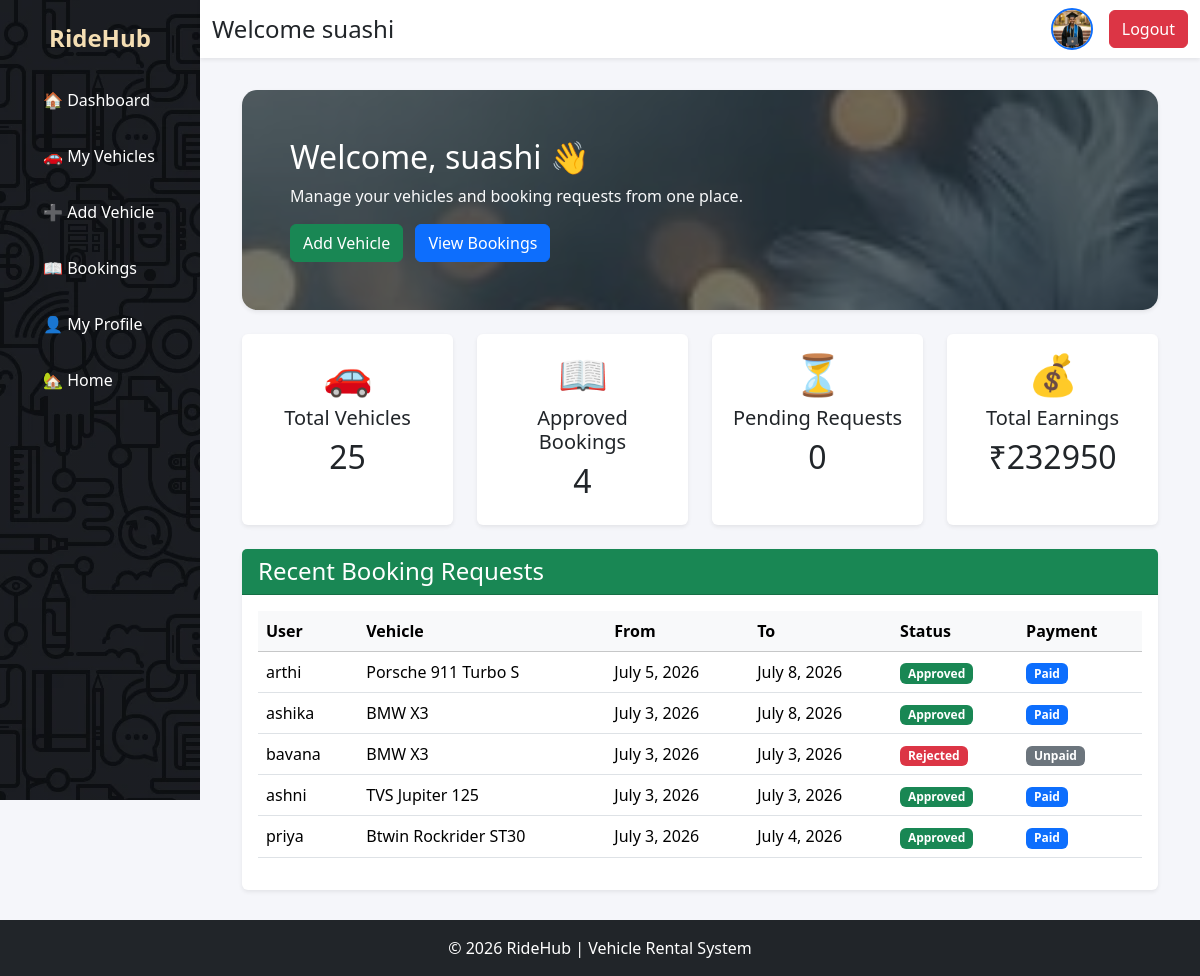
Page /owner-dashboard/ (signed in) on the committed database.
### vehicle/models.py (models this page shows, shortened)
class Owner(models.Model):
    user=models.OneToOneField(User,on_delete=models.CASCADE)
    profile_picture=models.ImageField(upload_to="owner_profiles/",blank=True,null=True)
    def orders_received(self):
        return Booking.objects.filter(
            vehicle__owner=self.user
        ).count()
    orders_received.short_description="Orders Received"

class Booking(models.Model):
    STATUS=(
        ('Pending','Pending'),
        ('Approved','Approved'),
        ('Rejected','Rejected'),
    )
    user=models.ForeignKey(User,on_delete=models.CASCADE)
    vehicle=models.ForeignKey(Vehicle,on_delete=models.CASCADE)
    from_date=models.DateField()
    to_date=models.DateField()
    days=models.IntegerField(default=0)
    total_price=models.IntegerField(default=0)
    status=models.CharField(max_length=20,choices=STATUS,default='Pending')
    booked_on=models.DateTimeField(auto_now_add=True)
    payment_status = models.CharField(max_length=20, default="Unpaid")
    payment_method = models.CharField(max_length=30, blank=True)
    transaction_id = models.CharField(max_length=50, blank=True)

class Vehicle(models.Model):
    VEHICLE_TYPES=(
        ('Car','Car'),
        ('Bike','Bike'),
        ('Auto','Auto'),
    )
    owner=models.ForeignKey(User,on_delete=models.CASCADE)
    vehicle_type=models.CharField(max_length=20,choices=VEHICLE_TYPES)
    company=models.CharField(max_length=100)
    model=models.CharField(max_length=100)
    number=models.CharField(max_length=20)
    rent=models.IntegerField()
    image=models.ImageField(upload_to='vehicles/')
    available=models.BooleanField(default=True)

### vehicle/views.py (the view)
# urls.py: path('owner-dashboard/',views.owner_dashboard,name='owner_dashboard'),
@login_required
def owner_dashboard(request):
    owner = Owner.objects.get(user=request.user)
    vehicles=Vehicle.objects.filter(owner=request.user)
    approved_bookings=Booking.objects.filter(
        vehicle__owner=request.user,
        status="Approved",
        payment_status="Paid"
    )
    pending_bookings=Booking.objects.filter(
        vehicle__owner=request.user,
        status="Pending"
    )
    recent_bookings=Booking.objects.filter(
        vehicle__owner=request.user
    ).order_by("-booked_on")[:5]
    recent_vehicles=vehicles.order_by("-id")[:4]
    total_earnings=approved_bookings.aggregate(
        Sum("total_price")
    )["total_price__sum"] or 0
    return render(request,"owner_dashboard.html",{
        "owner": owner,
        "total_vehicles":vehicles.count(),
        "total_bookings":approved_bookings.count(),
        "pending_requests":pending_bookings.count(),
        "total_earnings":total_earnings,
        "recent_bookings":recent_bookings,
        "recent_vehicles":recent_vehicles
    })

### vehicle/templates/owner_dashboard.html (shortened to what this page needs)
{% extends 'owner_base.html' %}
{% block content %}
<div class="hero-banner p-5 shadow-sm mb-4">
<h2>Welcome, {{ request.user.username }} 👋</h2>
<p class="text-light mb-3">
Manage your vehicles and booking requests from one place.
</p>
<a href="{% url 'add_vehicle' %}" class="btn btn-success me-2">
Add Vehicle
</a>
<a href="{% url 'owner_bookings' %}" class="btn btn-primary">
View Bookings
</a>
</div>
<div class="row">
<div class="col-md-3 mb-4">
<div class="card dashboard-card shadow-sm border-0 text-center h-100">
<div class="card-body">
<h1>🚗</h1>
<h5>Total Vehicles</h5>
<h2>{{ total_vehicles }}</h2>
</div>
</div>
</div>
<div class="col-md-3 mb-4">
<div class="card dashboard-card shadow-sm border-0 text-center h-100">
<div class="card-body">
<h1>📖</h1>
<h5>Approved Bookings</h5>
<h2>{{ total_bookings }}</h2>
</div>
</div>
</div>
<div class="col-md-3 mb-4">
<div class="card dashboard-card shadow-sm border-0 text-center h-100">
<div class="card-body">
<h1>⏳</h1>
<h5>Pending Requests</h5>
<h2>{{ pending_requests }}</h2>
</div>
</div>
</div>
<div class="col-md-3 mb-4">
<div class="card dashboard-card shadow-sm border-0 text-center h-100">
<div class="card-body">
<h1>💰</h1>
<h5>Total Earnings</h5>
<h2>₹{{ total_earnings }}</h2>
</div>
</div>
</div>
</div>
<div class="card shadow-sm border-0">
<div class="card-header bg-success text-white">
<h4 class="mb-0">
Recent Booking Requests
</h4>
</div>
<div class="card-body">
{% if recent_bookings %}
<div class="table-responsive">
<table class="table table-hover align-middle">
<thead class="table-light">
<tr>
<th>User</th>
<th>Vehicle</th>
<th>From</th>
<th>To</th>
<th>Status</th>
<th>Payment</th>
</tr>
</thead>
<tbody>
{% for b in recent_bookings %}
<tr>
<td>{{ b.user.username }}</td>
<td>{{ b.vehicle.company }} {{ b.vehicle.model }}</td>
<td>{{ b.from_date }}</td>
<td>{{ b.to_date }}</td>
<td>
{% if b.status == "Approved" %}
<span class="badge bg-success">
Approved
</span>
{% elif b.status == "Rejected" %}
<span class="badge bg-danger">
Rejected
</span>
{% else %}
<span class="badge bg-warning text-dark">
Pending
</span>
{% endif %}
</td>
<td>
{% if b.payment_status == "Paid" %}
<span class="badge bg-primary">
Paid
</span>
{% else %}
<span class="badge bg-secondary">
Unpaid
</span>
{% endif %}
</td>
</tr>
{% endfor %}
</tbody>
</table>
</div>
{% endif %}
</div>
</div>
{% endblock %}

### vehicle/templates/owner_base.html (shortened to what this page needs)
{% load static %}
<!DOCTYPE html>
<html>
<head>
<link href="https://cdn.jsdelivr.net/npm/bootstrap@5.3.3/dist/css/bootstrap.min.css" rel="stylesheet">
</head>
<body>
<div class="container-fluid flex-grow-1">
<div class="row">
<div class="col-md-2 sidebar">
<div class="brand" style="color:wheat">
RideHub
</div>
<nav class="nav flex-column px-3">
<a class="nav-link" href="{% url 'owner_dashboard' %}">
🏠 Dashboard
</a>
<a class="nav-link" href="{% url 'my_vehicles' %}">
🚗 My Vehicles
</a>
<a class="nav-link" href="{% url 'add_vehicle' %}">
➕ Add Vehicle
</a>
<a class="nav-link" href="{% url 'owner_bookings' %}">
📖 Bookings
</a>
<a class="nav-link" href="{% url 'owner_profile' %}">
👤 My Profile
</a>
<a class="nav-link" href="/">
🏡 Home
</a>
</nav>
</div>
<div class="col-md-10 offset-md-2">
<nav class="navbar navbar-light bg-white shadow-sm fixed-top"
     style="left:16.666667%;width:83.333333%;">
    <div class="container-fluid">
        <h4 class="m-0">
            Welcome {{ request.user.username }}
        </h4>
        <div class="d-flex align-items-center gap-3">
           <a href="{% url 'owner_profile' %}" title="My Profile">
            {% if owner.profile_picture %}
               <img src="{{ owner.profile_picture.url }}"
               class="rounded-circle border border-2 border-primary"
               style="width:42px;height:42px;object-fit:cover;cursor:pointer;">
            {% else %}
               <img src="https://ui-avatars.com/api/?name={{ request.user.username }}&background=0d6efd&color=fff&size=128"
                class="rounded-circle border border-2 border-primary"
                style="width:42px;height:42px;object-fit:cover;cursor:pointer;">
            {% endif %}
            </a>
            <a href="{% url 'login_choice' %}" class="btn btn-danger">
                Logout
            </a>
        </div>
    </div>
</nav>
<div class="content">
{% block content %}
{% endblock %}
</div>
</div>
</div>
</div>
<footer class="bg-dark text-white text-center py-3">
© 2026 RideHub | Vehicle Rental System
</footer>
</body>
</html>

### rows in the picture
Owner: profile_picture (picture)
Booking: user.username "arthi", vehicle.company "Porsche", vehicle.model "911 Turbo S", from_date "July 5, 2026", to_date "July 8, 2026", status "Approved", payment_status "Paid"
Booking: user.username "ashika", vehicle.company "BMW", vehicle.model "X3", from_date "July 3, 2026", to_date "July 8, 2026", status "Approved", payment_status "Paid"
Booking: user.username "bavana", vehicle.company "BMW", vehicle.model "X3", from_date "July 3, 2026", to_date "July 3, 2026", status "Rejected", payment_status "Unpaid"
Booking: user.username "ashni", vehicle.company "TVS", vehicle.model "Jupiter 125", from_date "July 3, 2026", to_date "July 3, 2026", status "Approved", payment_status "Paid"
Booking: user.username "priya", vehicle.company "Btwin", vehicle.model "Rockrider ST30", from_date "July 3, 2026", to_date "July 4, 2026", status "Approved", payment_status "Paid"

### other values in the picture
{{ request.user.username }} "suashi"
{{ total_vehicles }} "25"
{{ total_bookings }} "4"
{{ pending_requests }} "0"
{{ total_earnings }} "232950"
